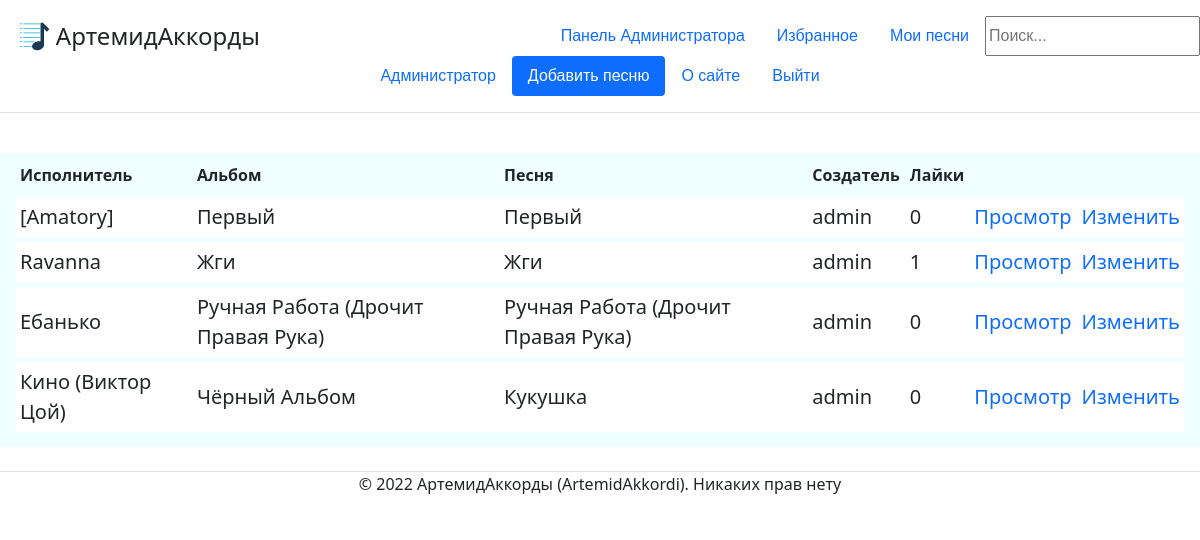
/my/1/ (signed in), run on the app's committed database.
### mainapp/models.py (models this page shows, shortened)
class ContentWithChords(models.Model):
    song = models.ForeignKey('Song', on_delete=models.CASCADE, help_text="Выберите песню", verbose_name='Песня', null=False)
    creator = models.ForeignKey(User, on_delete=models.CASCADE, verbose_name='Создатель', null=False)
    content = models.TextField(help_text='Введите содержание (текст песни с расставленными аккордами', verbose_name='Содержание', null=False)
    chords = models.ManyToManyField('Chord', help_text='Выберите какие аккорды есть в вашем содержании (например Am, C, F).', verbose_name='Аккорды')
    likes = models.IntegerField(default=0, help_text="Введите кол-во лайков", verbose_name="Лайки")
    objects = models.Manager()
    """def get_absolute_url(self):
        return reverse('content', args[str(self.id)])"""

class Song(models.Model):
    title = models.CharField(max_length=250, help_text='Введите название песни', verbose_name="Название песни", null=False)
    album = models.ForeignKey('Album', on_delete=models.CASCADE, help_text='Выберите альбом', verbose_name='Альбом', null=False)
    objects = models.Manager()
    def __str__(self):
        return self.title

class Album(models.Model):
    title = models.CharField(max_length=250, help_text='Введите название альбома', verbose_name="Название альбома", null=False)
    singer = models.ForeignKey('Singer', on_delete=models.CASCADE, help_text='Выберите исполнителя', verbose_name='Исполнитель', null=False)
    objects = models.Manager()
    def __str__(self):
        return self.title

class Singer(models.Model):
    name = models.CharField(max_length=250, help_text='Введите название исполнителя', verbose_name='Исполнитель', null=False)
    objects = models.Manager() #служебное поле для доступа к объектам в базе данных
    def __str__(self):
        return self.name

### mainapp/views.py (the view)
# urls.py: path('my/<int:id>/', views.my_songs, name='my_songs'),
def my_songs(request, id):
    if request.user.is_authenticated:
        user = User.objects.get(id=id)
        if user == request.user or User.objects.filter(pk=request.user.id, groups__name='Admin').exists():
            user_songs = ContentWithChords.objects.filter(creator=user).order_by('-id')
            flag_moder = check_moder(request)
            return render(request, 'mainapp/index.html', {'user_songs': user_songs, 'moder':flag_moder})
        else:
            return HttpResponseRedirect("/")
    else:
        return HttpResponseRedirect("/")

### mainapp/views.py (called while the page is built)
def check_moder(request):
    flag_moder = False
    if User.objects.filter(pk=request.user.id, groups__name='Moderator').exists() or User.objects.filter(pk=request.user.id, groups__name='Admin').exists():
        flag_moder = True
    return flag_moder

### templates/mainapp/index.html (shortened to what this page needs)
{% extends 'mainapp/base.html' %}
{% block site_content %}
{% load static %}
<link href= '{% static "css/index.css" %}' rel="stylesheet" >
        {% if user_songs != null %}
<div class="main_table">
    <table>
            <tr><th>Исполнитель</th><th>Альбом</th><th>Песня</th><th>Создатель</th><th>Лайки</th><th></th><th></th></tr>
            {% for user_song in user_songs %}
            <tr>
                <td>{{ user_song.song.album.singer }}</td>
                <td>{{ user_song.song.album }}</td>
                <td>{{ user_song.song }}</td>
                <td>{{ user_song.creator }}</td>
                <td>{{ user_song.likes }}</td>
                <td><a href="/content/{{user_song.id}}">Просмотр</a></td>
                <td><a href="/change/{{user_song.id}}">Изменить</a></td>
            </tr>
            {% endfor %}
        {% endif %}
    </table>
</div>
{% endblock %}

### templates/mainapp/base.html (shortened to what this page needs)
<!DOCTYPE html>
<html lang="en" xmlns="http://www.w3.org/1999/html">
{% load static %}
<head>
    <link href= '{% static "css/base.css" %}' rel="stylesheet" type="text/css">
    <link rel="stylesheet" href="https://cdn.jsdelivr.net/npm/bootstrap@5.1.3/dist/css/bootstrap.min.css">
    <header class="d-flex flex-wrap justify-content-center py-3 mb-4 border-bottom">
      <a href="/" class="d-flex align-items-center mb-3 mb-md-0 me-md-auto text-dark text-decoration-none">
        <img style="width: 35px; height: 35px" src="{% static 'image/logo.svg' %}">
        <span class="fs-4">АртемидАккорды</span>
      </a>
        <form action="{% url 'search' %}" method="get">
            {% if user.is_authenticated %}
            <ul class="nav nav-pills">
                {% if moder == True %}
                <li class="nav-item"><a href="/admin" class="nav-link">Панель Администратора</a></li>
                {% endif %}
                <li class="nav-item"><a href="/my_favourites/{{user.id}}" class="nav-link">Избранное</a></li>
                <li class="nav-item"><a href="/my/{{user.id}}" class="nav-link">Мои песни</a></li>
                <input name="search_str" type="search" placeholder="Поиск...">
            </ul>
            {% else %}
                <input name="search_str" type="text" placeholder="Поиск...">
            {% endif %}
        </form>
      <ul class="nav nav-pills">
          {% if user.is_authenticated %}
            {% if user.first_name %}
                <li class="nav-item"><a href="/profile/{{user.id}}" class="nav-link">{{user.first_name}}</a></li>
            {% else %}
                <li class="nav-item"><a href="/profile/{{user.id}}" class="nav-link">{{user.username}}</a></li>
            {% endif %}
            <li class="nav-item"><a href="/create" class="nav-link active" aria-current="page">Добавить песню</a></li>
            <li class="nav-item"><a href="/about" class="nav-link">О сайте</a></li>
            <li class="nav-item"><a href="/logout" class="nav-link">Выйти</a></li>
          {% else %}
            <li class="nav-item"><a href="/about" class="nav-link">О сайте</a></li>
            <li class="nav-item"><a href="/login" class="nav-link active" aria-current="page">Войти</a></li>
            <li class="nav-item"><a href="/register" class="nav-link">Регистрация</a></li>
          {% endif %}
      </ul>
    </header>
</head>
<body>
    {% block site_content %}{% endblock %}
</body>
<footer>
    <div class="d-flex justify-content-center my-4 border-top">
      <p>© 2022 АртемидАккорды (ArtemidAkkordi). Никаких прав нету</p>
    </div>
</footer>
</html>

### static/css/base.css (style rules this page uses)
ul { font-size: 16px; font-family: Arial, Helvetica, sans-serif; }

### static/css/index.css (style rules this page uses)
.main_table table { width: 100%; border: 15px solid #F0FFFF; border-top: 5px solid #F0FFFF; border-collapse: collapse; }
.main_table th { font-weight: bold; padding: 5px; background: #F0FFFF; border: none; border-bottom: 5px solid #F0FFFF; }
.main_table td { padding: 5px; border: none; font-size: 20px; border-bottom: 5px solid #F0FFFF; }
a { text-decoration: none; }

### templates/mainapp/base.html (style rules this page uses)
input { length: 100px; }

### data on the page
ContentWithChords: song.album.singer "[Amatory]", song.album "Первый", song "Первый", creator "admin", likes "0"
ContentWithChords: song.album.singer "Ravanna", song.album "Жги", song "Жги", creator "admin", likes "1"
ContentWithChords: song.album.singer "Ебанько", song.album "Ручная Работа (Дрочит Правая Рука)", song "Ручная Работа (Дрочит Правая Рука)", creator "admin", likes "0"
ContentWithChords: song.album.singer "Кино (Виктор Цой)", song.album "Чёрный Альбом", song "Кукушка", creator "admin", likes "0"

### other printed values
{{ user.first_name }} "Администратор"
